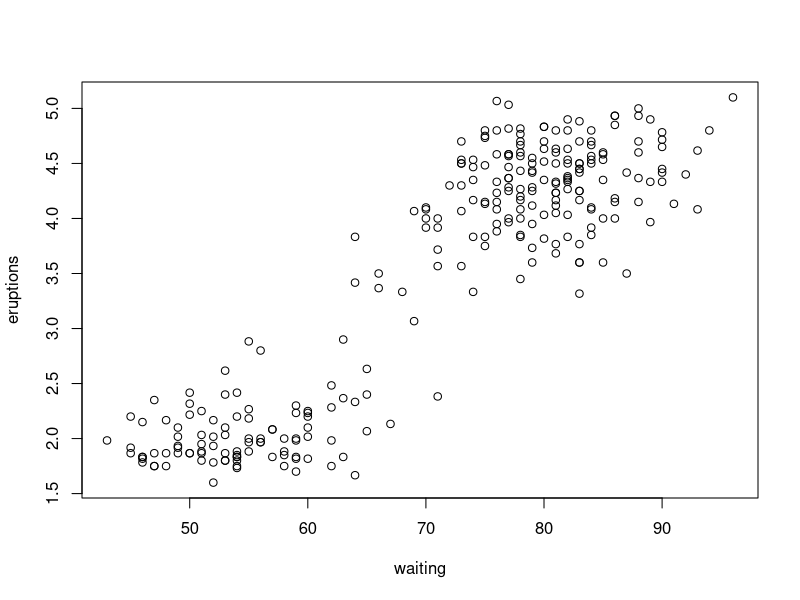
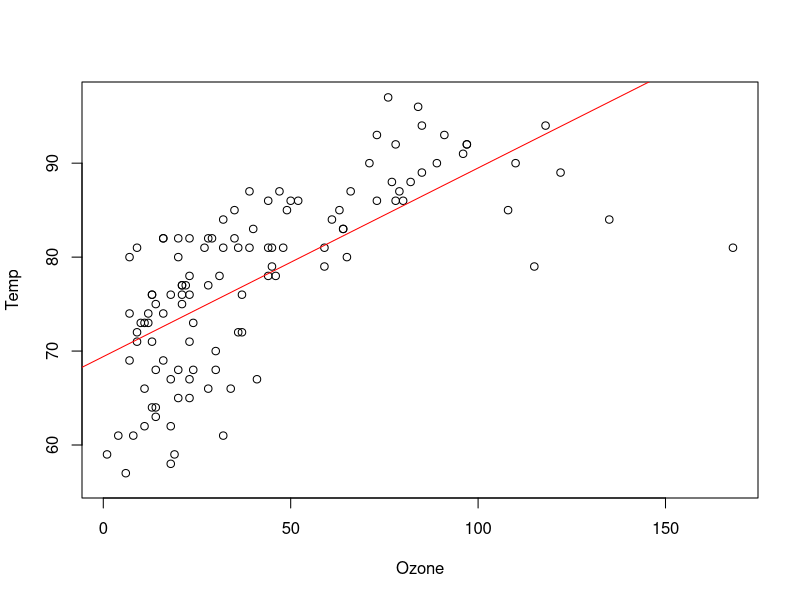

Write the R code that produced these figures, in order.
## set working directory
setwd("/docs/umich/coursework/538/labs/lab06")


## begin exercise 1
## import data
data("faithful")

## plot data
plot(eruptions~waiting, data=faithful)
## the data appear to have a positive correlation, with eruption durations increasing
## as the time between eruptions increases

## calculate correlation coefficients
cor(faithful[, c("eruptions", "waiting")], use="na.or.complete")
## the test shows a strong positive correlation between the variables


## begin exercise 2
## import data
data("airquality")

## generate linear model for temperature and ozone
mod_air = lm(Temp~Ozone, data=airquality)
summary(mod_air)
## the positive correlation between the variables is significant

## plot data used for linear model
plot(Temp~Ozone, data=airquality)
abline(lm(Temp~Ozone, data=airquality), col="red")
## the plot demonstrates the results of the modeling with the best fit line

## generate and summarize linear model for eruption duration and wait time
mod_faith = lm(eruptions~waiting, data=faithful)
summary(mod_faith)
## the summary table shows that wait time has a strong and significant effect on
## eruption durations

## begin exercise 3
## calculate residuals
res = residuals(mod_air)
RSS = sum(res^2)
MSE = RSS/summary(mod_air)$df[2]
print(paste0("MSE = ", MSE))
RSE = sqrt(RSS/summary(mod_air)$df[2])
print(paste0("RSE = ", RSE))
## the RSE matches the value obtained from the linear model (6.819),
## which is approximately 10% of the intercept value (69.41072)